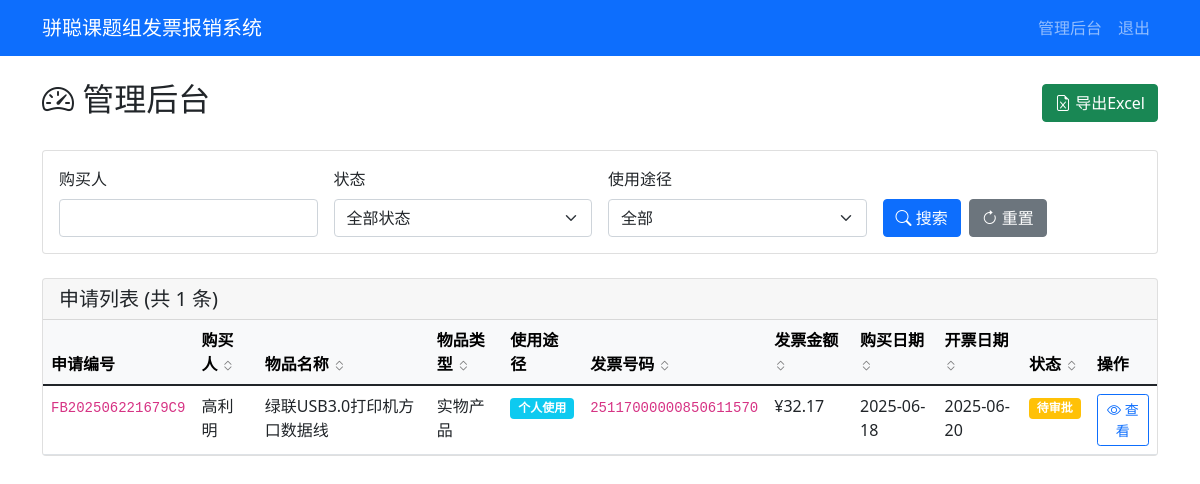
Screenshot of /admin/dashboard (signed in) with the database file from the repository.
### tables this page shows
CREATE TABLE applications (
        id INTEGER PRIMARY KEY AUTOINCREMENT,
        app_number TEXT UNIQUE NOT NULL,
        purchaser TEXT NOT NULL,
        purchase_details TEXT,
        item_name TEXT NOT NULL,
        product_link TEXT,
        usage_type TEXT NOT NULL,
        item_type TEXT NOT NULL,
        quantity INTEGER NOT NULL,
        purchase_time DATE NOT NULL,
        invoice_number TEXT NOT NULL,
        invoice_amount REAL NOT NULL,
        invoice_date DATE NOT NULL,
        status TEXT DEFAULT '待审批',
        approval_comment TEXT,
        created_at TIMESTAMP DEFAULT CURRENT_TIMESTAMP,
        updated_at TIMESTAMP DEFAULT CURRENT_TIMESTAMP
    );

### app.py (the view)
        def wrapper(*args, **kwargs):
            user = session.get('admin_username', 'anonymous')
            details = f"操作: {operation_type}, 用户: {user}, URL: {request.url}"
            if kwargs.get('app_number'):
                details += f", 申请编号: {kwargs['app_number']}"
            elif kwargs.get('filename'):
                details += f", 文件名: {kwargs['filename']}"
            if request.method == 'POST':
                form_data = {k: '***' if k == 'password' else v for k, v in request.form.items()}
                details += f", 表单数据: {form_data}"
            if request.args:
                details += f", 查询参数: {dict(request.args)}"
            try:
                result = f(*args, **kwargs)
                app.logger.info(f"{details}, 结果: 成功")
                return result
            except Exception as e:
                app.logger.error(f"{details}, 结果: 失败, 错误: {str(e)}", exc_info=True)
                raise

### templates/admin_dashboard.html (shortened to what this page needs)
{% extends "base.html" %}
{% block content %}
<div class="d-flex justify-content-between align-items-center mb-4">
    <h2><i class="bi bi-speedometer2"></i> 管理后台</h2>
    <div>
        <a href="{{ url_for('export_excel') }}" class="btn btn-success">
            <i class="bi bi-file-earmark-excel"></i> 导出Excel
        </a>
    </div>
</div>
<div class="card mb-4">
    <div class="card-body">
        <form method="get" class="row g-3">
            <div class="col-md-3">
                <label for="purchaser" class="form-label">购买人</label>
                <input type="text" class="form-control" id="purchaser" name="purchaser"
                    value="{{ request.args.get('purchaser', '') }}">
            </div>
            <div class="col-md-3">
                <label for="status" class="form-label">状态</label>
                <select class="form-select" id="status" name="status">
                    <option value="">全部状态</option>
                </select>
            </div>
            <div class="col-md-3">
                <label for="usage" class="form-label">使用途径</label>
                <select class="form-select" id="usage" name="usage">
                    <option value="">全部</option>
                </select>
            </div>
            <div class="col-md-3 d-flex align-items-end">
                <button type="submit" class="btn btn-primary me-2">
                    <i class="bi bi-search"></i> 搜索
                </button>
                <a href="{{ url_for('admin_dashboard') }}" class="btn btn-secondary">
                    <i class="bi bi-arrow-clockwise"></i> 重置
                </a>
            </div>
        </form>
    </div>
</div>
<div class="card">
    <div class="card-header">
        <h5 class="mb-0">申请列表 (共 {{ applications|length }} 条)</h5>
    </div>
    <div class="table-responsive">
        <table class="table table-hover mb-0">
            <thead class="table-light">
                <tr>
                    <th>申请编号</th>
                    <th class="sortable" data-sort="purchaser">
                        购买人
                        <i class="bi bi-chevron-expand sort-icon"></i>
                    </th>
                    <th class="sortable" data-sort="item_name">
                        物品名称
                        <i class="bi bi-chevron-expand sort-icon"></i>
                    </th>
                    <th class="sortable" data-sort="item_type">
                        物品类型
                        <i class="bi bi-chevron-expand sort-icon"></i>
                    </th>
                    <th>使用途径</th>
                    <th class="sortable" data-sort="invoice_number">
                        发票号码
                        <i class="bi bi-chevron-expand sort-icon"></i>
                    </th>
                    <th class="sortable" data-sort="invoice_amount">
                        发票金额
                        <i class="bi bi-chevron-expand sort-icon"></i>
                    </th>
                    <th class="sortable" data-sort="purchase_time">
                        购买日期
                        <i class="bi bi-chevron-expand sort-icon"></i>
                    </th>
                    <th class="sortable" data-sort="invoice_date">
                        开票日期
                        <i class="bi bi-chevron-expand sort-icon"></i>
                    </th>
                    <th class="sortable" data-sort="status">
                        状态
                        <i class="bi bi-chevron-expand sort-icon"></i>
                    </th>
                    <th>操作</th>
                </tr>
            </thead>
            <tbody>
                {% for app in applications %}
                <tr>
                    <td><code>{{ app[1] }}</code></td>
                    <td>{{ app[2] }}</td>
                    <td>{{ app[4] }}</td>
                    <td>{{ app[7] }}</td>
                    <td>
                        <span class="badge bg-{% if app[6] == '个人使用' %}info{% else %}success{% endif %}">
                            {{ app[6] }}
                        </span>
                    </td>
                    <td><code>{{ app[10] }}</code></td>
                    <td>¥{{ "%.2f"|format(app[11]) }}</td>
                    <td>{{ app[9] }}</td>
                    <td>{{ app[12] }}</td>
                    <td>
                        {% if app[13] == '待审批' %}
                        <span class="badge bg-warning">{{ app[13] }}</span>
                        {% elif app[13] == '报销中' %}
                        <span class="badge bg-primary">{{ app[13] }}</span>
                        {% elif app[13] == '已报销' %}
                        <span class="badge bg-success">{{ app[13] }}</span>
                        {% elif app[13] == '驳回' %}
                        <span class="badge bg-danger">{{ app[13] }}</span>
                        {% endif %}
                    </td>
                    <td>
                        <a href="{{ url_for('admin_application_detail', app_number=app[1]) }}"
                            class="btn btn-sm btn-outline-primary">
                            <i class="bi bi-eye"></i> 查看
                        </a>
                    </td>
                </tr>
                {% else %}
                <tr>
                    <td colspan="11" class="text-center text-muted py-4">暂无申请记录</td>
                </tr>
                {% endfor %}
            </tbody>
        </table>
    </div>
</div>
{% endblock %}

### templates/admin_dashboard.html (style rules this page uses)
.sortable { cursor: pointer; user-select: none; }
.sort-icon { font-size: 0.8rem; opacity: 0.5; }

### rows the page displays
applications: app_number "FB202506221679C9", purchaser "高利明", item_name "绿联USB3.0打印机方口数据线", item_type "实物产品", usage_type "个人使用", invoice_number "25117000000850611570", invoice_amount "32.17", purchase_time "2025-06-18", invoice_date "2025-06-20", status "待审批"

### other values shown
{{ applications|length }} "1"
